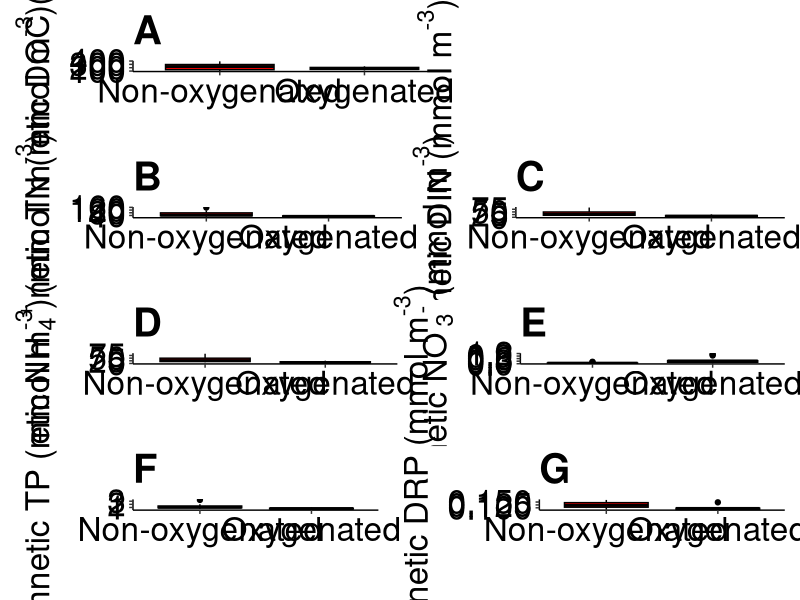

Generate this figure with R:
#*****************************************************************
#* TITLE:   FCR GLM-AED script to create supplemental figure highlighting
#*             observed data
#* AUTHORS:  C.C. Carey                                          
#* DATE:   Originally developed by CCC to highlight empirical data, 
#*          and constructed using code to make Figure 5                            
#* NOTES:  This script uses the data objects created by the 
#*         "MakeFigure_OrganizeDataForFigures.R" 
#*****************************************************************

library(tidyverse)
library(ggpubr)
library(patchwork)

realdata <- read_csv("FCR_2013_2019GLMHistoricalRun_GLMv3beta/output/ObservedOxicAnoxicSummerValues.csv") %>% 
  mutate(scenario=ifelse(Status=="Oxic", "Oxygenated", "Non-oxygenated"))


doc_boxplot <- realdata %>%
  ggplot(., aes(scenario, DOC, fill = scenario))+
  geom_boxplot(color = "black")+
  scale_fill_manual(values = c("red","blue"))+
  ylab(expression(paste("Hypolimnetic DOC (mmol m" ^"-3",")")))+
  xlab("")+
  labs(title = "A")+
  theme_classic()+
  theme(axis.text = element_text(size = 24, color = "black"),
        axis.title = element_text(size = 24, color = "black"),
        title = element_text(size = 24, color = "black"),
        legend.position = "none",
        legend.title = element_blank(),
        legend.text = element_text(size = 24, color = "black"),
        plot.title = element_text(face = "bold"))

tn_boxplot <- realdata %>%
  ggplot(., aes(scenario, TOT_tn, fill = scenario))+
  geom_boxplot(color = "black")+
  scale_fill_manual(values = c("red","blue"))+
  ylab(expression(paste("Hypolimnetic TN (mmol m" ^"-3",")")))+
  xlab("")+
  labs(title = "B")+
  theme_classic()+
  theme(axis.text = element_text(size = 24, color = "black"),
        axis.title = element_text(size = 24, color = "black"),
        title = element_text(size = 24, color = "black"),
        legend.position = "none",
        legend.title = element_blank(),
        legend.text = element_text(size = 24, color = "black"),
        plot.title = element_text(face = "bold"))

din_boxplot <- realdata %>%
  select(year, NIT_amm, NIT_nit, scenario) %>%
  mutate(DIN = NIT_amm + NIT_nit) %>%
  ggplot(., aes(scenario, DIN, fill = scenario))+
  geom_boxplot(color = "black")+
  scale_fill_manual(values = c("red","blue"))+
  ylab(expression(paste("Hypolimnetic DIN (mmol m" ^"-3",")")))+
  xlab("")+
  labs(title = "C")+
  theme_classic()+
  theme(axis.text = element_text(size = 24, color = "black"),
        axis.title = element_text(size = 24, color = "black"),
        title = element_text(size = 24, color = "black"),
        legend.position = "none",
        legend.title = element_blank(),
        legend.text = element_text(size = 24, color = "black"),
        plot.title = element_text(face = "bold"))

nh4_boxplot <- realdata %>%
  ggplot(., aes(scenario, NIT_amm, fill = scenario))+
  geom_boxplot(color = "black")+
  scale_fill_manual(values = c("red","blue"))+
  ylab(expression(paste("Hypolimnetic NH" [" 4"],""^"+"," (mmol m" ^"-3",")")))+
  xlab("")+
  labs(title = "D")+
  theme_classic()+
  theme(axis.text = element_text(size = 24, color = "black"),
        axis.title = element_text(size = 24, color = "black"),
        title = element_text(size = 24, color = "black"),
        legend.position = "none",
        legend.title = element_blank(),
        legend.text = element_text(size = 24, color = "black"),
        plot.title = element_text(face = "bold"))

no3_boxplot <- realdata %>%
  ggplot(., aes(scenario, NIT_nit, fill = scenario))+
  geom_boxplot(color = "black")+
  scale_fill_manual(values = c("red","blue"))+
  ylab(expression(paste("Hypolimnetic NO" [" 3"],""^"-"," (mmol m" ^"-3",")")))+
  xlab("")+
  labs(title = "E")+
  theme_classic()+
  theme(axis.text = element_text(size = 24, color = "black"),
        axis.title = element_text(size = 24, color = "black"),
        title = element_text(size = 24, color = "black"),
        legend.position = "none",
        legend.title = element_blank(),
        legend.text = element_text(size = 24, color = "black"),
        plot.title = element_text(face = "bold"))

tp_boxplot <- realdata %>% 
  ggplot(., aes(scenario, TOT_tp, fill = scenario))+
  geom_boxplot(color = "black")+
  scale_fill_manual(values = c("red","blue"))+
  ylab(expression(paste("Hypolimnetic TP (mmol m" ^"-3",")")))+
  xlab("")+
  labs(title = "F")+
  theme_classic()+
  theme(axis.text = element_text(size = 24, color = "black"),
        axis.title = element_text(size = 24, color = "black"),
        title = element_text(size = 24, color = "black"),
        legend.position = "none",
        legend.title = element_blank(),
        legend.text = element_text(size = 24, color = "black"),
        plot.title = element_text(face = "bold"))

drp_boxplot <- realdata %>%
  filter(PHS_frp > 0.08) %>% 
  ggplot(., aes(scenario, PHS_frp, fill = scenario))+
  geom_boxplot(color = "black")+
  scale_fill_manual(values = c("red","blue"))+
  ylab(expression(paste("Hypolimnetic DRP (mmol m" ^"-3",")")))+
  xlab("")+
  labs(title = "G")+
  theme_classic()+
  theme(axis.text = element_text(size = 24, color = "black"),
        axis.title = element_text(size = 24, color = "black"),
        title = element_text(size = 24, color = "black"),
        legend.position = "none",
        legend.title = element_blank(),
        legend.text = element_text(size = 24, color = "black"),
        plot.title = element_text(face = "bold"))

# ghost <- realdata %>%
#   filter(PHS_frp > 0.08) %>% 
#   ggplot(., aes(scenario, PHS_frp, fill = scenario))+
#   geom_boxplot(color = "white")+
#   scale_fill_manual(values = c("white","white"))+
#   ylab(expression(paste("Hypolimnetic DRP (mmol m" ^"-3",")")))+
#   xlab("")+
#   theme_void()+
#   theme(axis.text = element_text(size = 24, color = "white"),
#         axis.title = element_text(size = 24, color = "white"),
#         title = element_text(size = 24, color = "white"),
#         legend.position = "none",
#         legend.title = element_blank(),
#         legend.text = element_text(size = 24, color = "white"))


jpeg("FCR_2013_2019GLMHistoricalRun_GLMv3beta/figures/supp_figs/Supp_Figure_ObservedPatterns.jpg", width = 20, height = 25, units = 'in', res = 1000)
figure <- (doc_boxplot | plot_spacer())/(tn_boxplot | din_boxplot)/(nh4_boxplot | no3_boxplot)/(tp_boxplot | drp_boxplot)
figure
dev.off()
